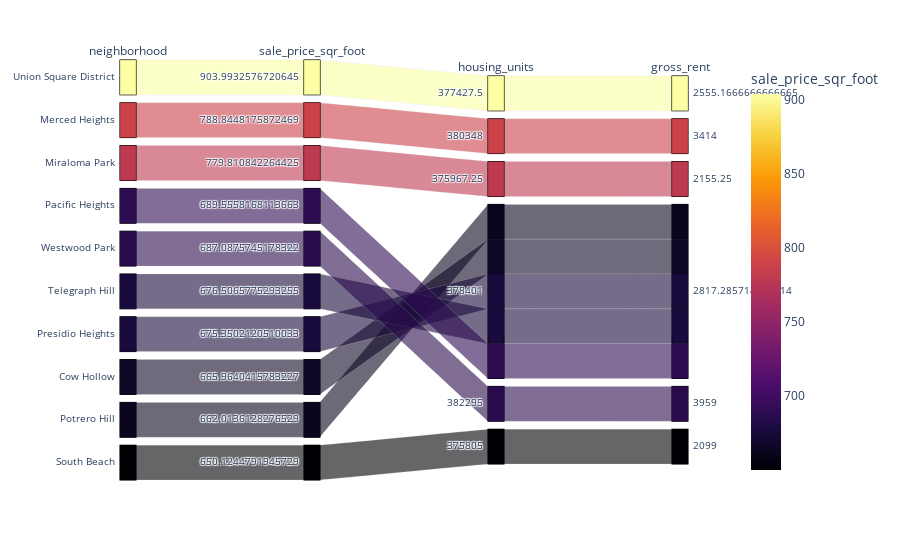

The notebook cell saved with this chart:
### Markdown cell above
### Create a parallel coordinates plot and parallel categories plot of most expensive neighborhoods in San Francisco per year

### Code cell
# Parallel Categories Plot
# Plot data using parallel_categories
neighborhood_df_10_categories = neighborhood_df_10.reset_index()
px.parallel_categories(
    neighborhood_df_10_categories,
    dimensions=["neighborhood", "sale_price_sqr_foot", "housing_units","gross_rent"],
    color="sale_price_sqr_foot",
    color_continuous_scale=px.colors.sequential.Inferno,
    labels={
        "neighborhood": "neighborhood",
        "sale_price_sqr_foot": "sale_price_sqr_foot",
        "housing_units": "housing_units",
        "gross_rent": "gross_rent"
    }  
)

### Figure 1 — Plotly figure (JSON) as saved in the notebook; plotly's stock layout.template omitted (floating-point values rounded to 4 significant figures)
{"data": [{"dimensions": [{"label": "neighborhood", "values": ["Union Square District", "Merced Heights", "Miraloma Park", "Pacific Heights", "Westwood Park", "Telegraph Hill", "Presidio Heights", "Cow Hollow", "Potrero Hill", "South Beach"]}, {"label": "sale_price_sqr_foot", "values": [904.0, 788.8, 779.8, 689.6, 687.1, 676.5, 675.4, 666.0, 662.0, 650.1]}, {"label": "housing_units", "values": [377400.0, 380348, 376000.0, 378401, 382295, 378401, 378401, 378401, 378401, 375805]}, {"label": "gross_rent", "values": [2555.0, 3414, 2155.0, 2817.0, 3959, 2817.0, 2817.0, 2817.0, 2817.0, 2099]}], "domain": {"x": [0, 1], "y": [0, 1]}, "line": {"color": [904.0, 788.8, 779.8, 689.6, 687.1, 676.5, 675.4, 666.0, 662.0, 650.1], "coloraxis": "coloraxis"}, "name": "", "type": "parcats"}], "layout": {"coloraxis": {"colorbar": {"title": {"text": "sale_price_sqr_foot"}}, "colorscale": [[0, "#000004"], [0.1111, "#1b0c41"], [0.2222, "#4a0c6b"], [0.3333, "#781c6d"], [0.4444, "#a52c60"], [0.5556, "#cf4446"], [0.6667, "#ed6925"], [0.7778, "#fb9b06"], [0.8889, "#f7d13d"], [1, "#fcffa4"]]}, "legend": {"tracegroupgap": 0}, "margin": {"t": 60}}}
